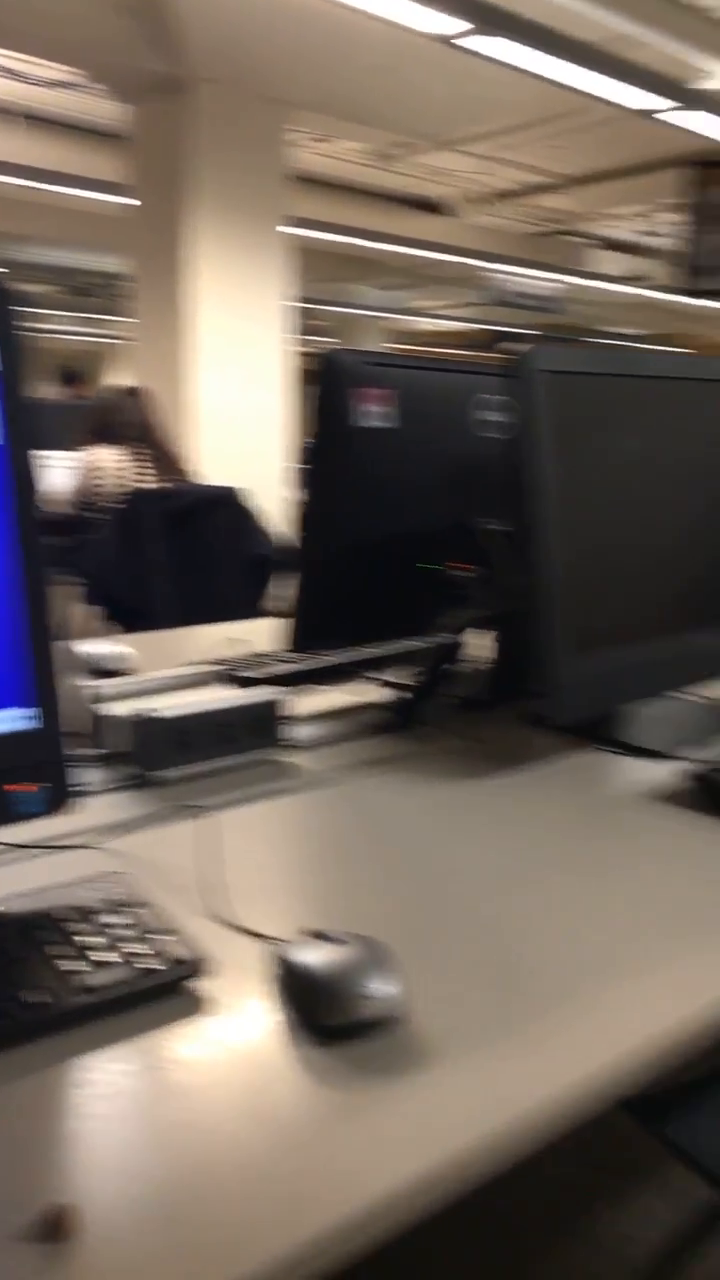
#> input picture frame 29 of luluvid.mp4, 720 x 1280 px
$ python videoRead.py
#> lines starting #> are read from the running program, lines starting #| are printed output that depends on the picture
import numpy as np
import cv2

def nothing(x):
    pass

video = cv2.VideoCapture('luluvid.mp4')

cv2.namedWindow("video")
cv2.resizeWindow('Video', 100,100)
cv2.createTrackbar("Scrubber","video",0,10,nothing)
total = 0

while(video.isOpened()):
    ret, frame = video.read()
#> frame is the input picture: shape (1280, 720, 3); mean B, G, R 91.4, 101.4, 113.2
    (grabbed, frame) = video.read()
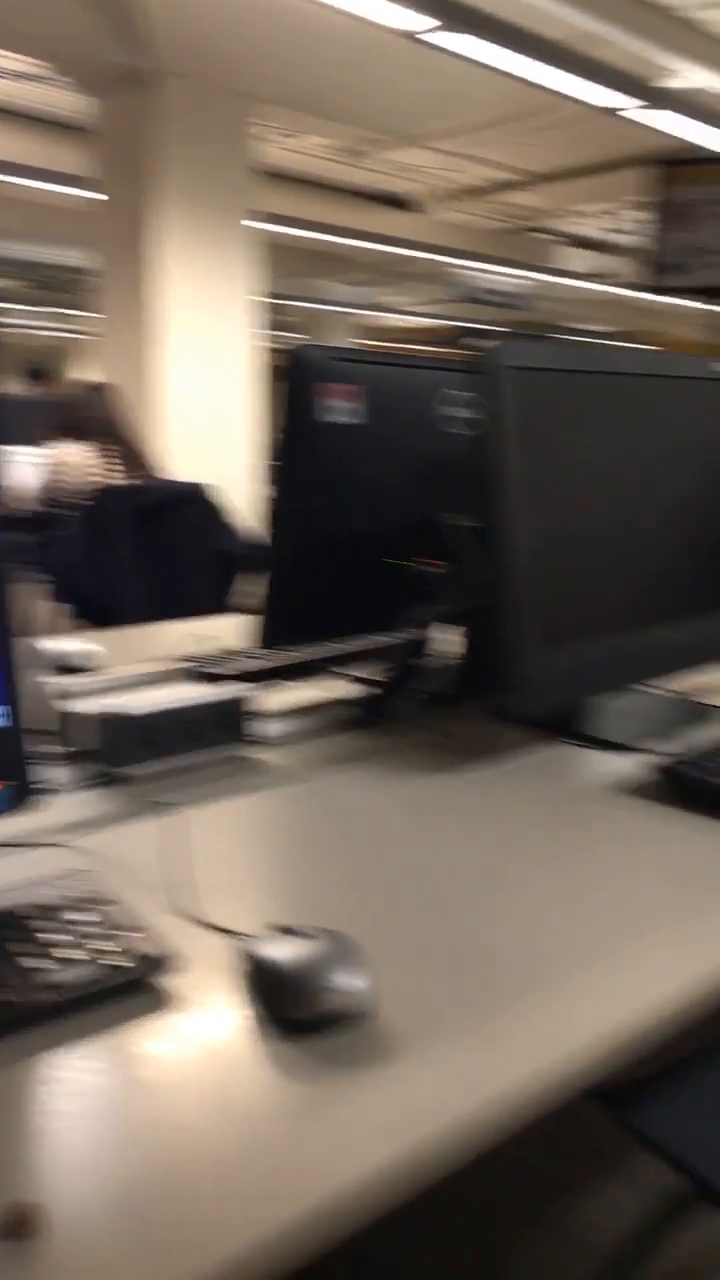
#> input picture frame 30 of luluvid.mp4, 720 x 1280 px
#> frame is the input picture: shape (1280, 720, 3); mean B, G, R 90.2, 101.3, 113.4
    if not grabbed:
        total+=1
    gray = cv2.cvtColor(frame, cv2.COLOR_BGR2GRAY)
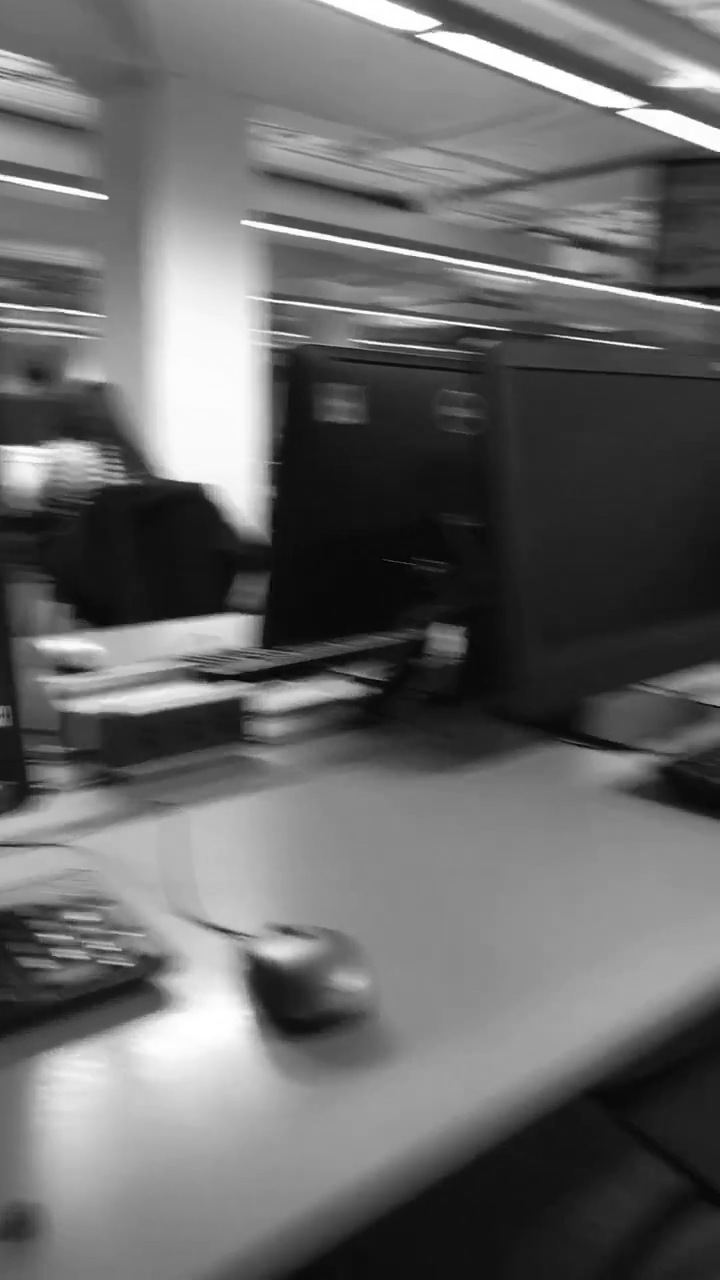
#> gray: shape (1280, 720); min 0, max 255, mean 103.7
    #img = cv2.IMREAD_COLOR(frame,0)
    cv2.imshow('video',gray)
    if cv2.waitKey(1) & 0xFF == ord('q'):
#> (key q is pressed here)
        break


#> (the run stopped early here; a loop or call above may not have finished)

$ run again, starting later in the video
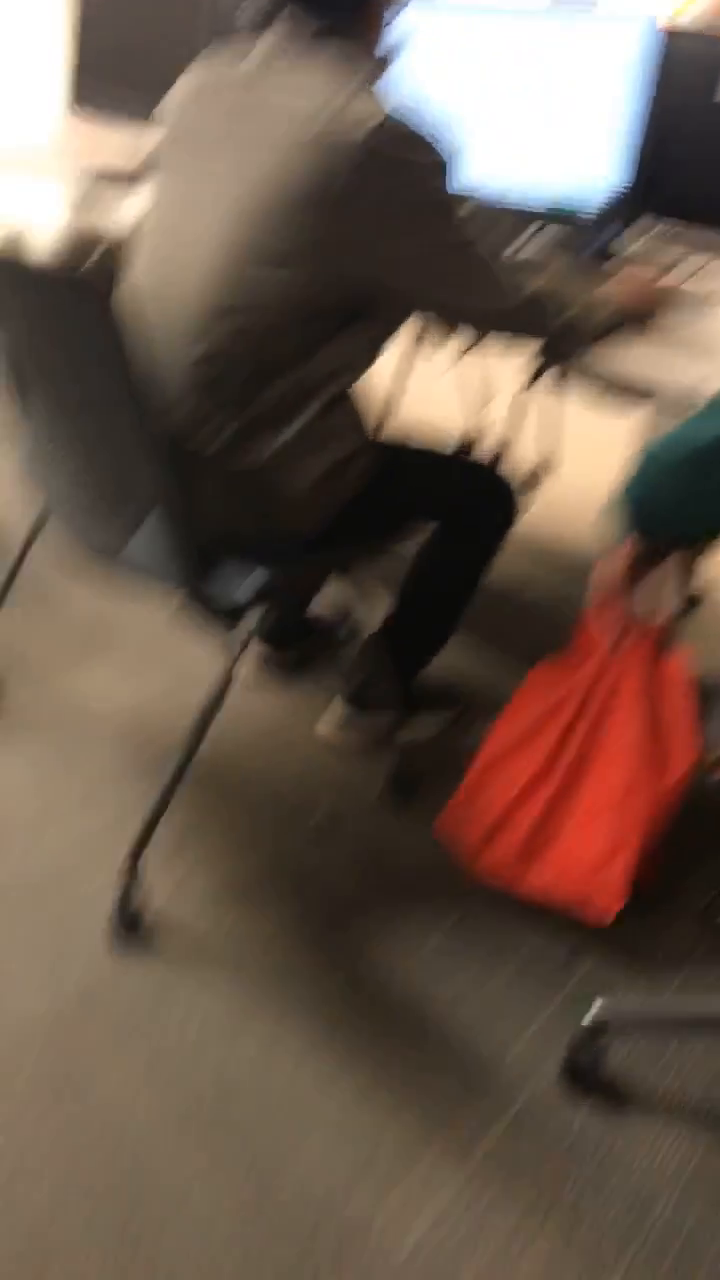
#> input picture frame 133 of luluvid.mp4, 720 x 1280 px
#> frame is the input picture: shape (1280, 720, 3); mean B, G, R 76.9, 90, 108.3
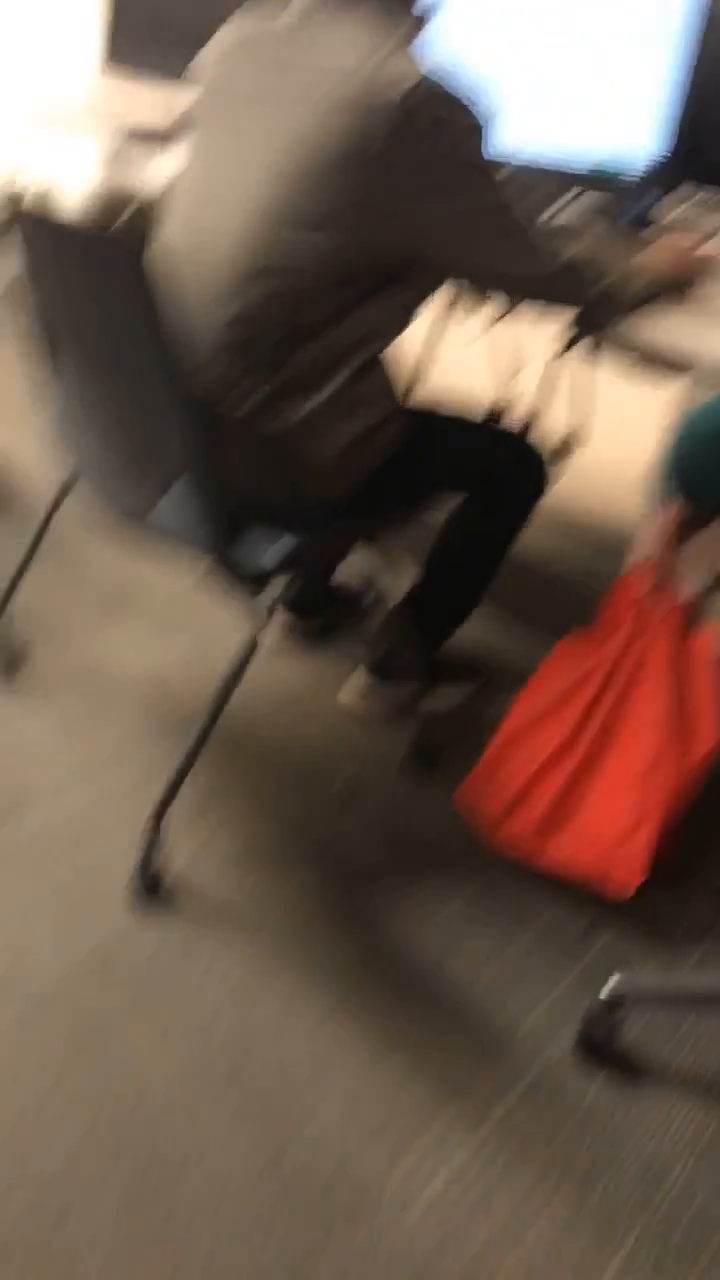
#> input picture frame 134 of luluvid.mp4, 720 x 1280 px
#> frame is the input picture: shape (1280, 720, 3); mean B, G, R 78.5, 92.5, 111.7
#> `gray = cv2.cvtColor(frame, cv2.COLOR_BGR2GRAY)`:
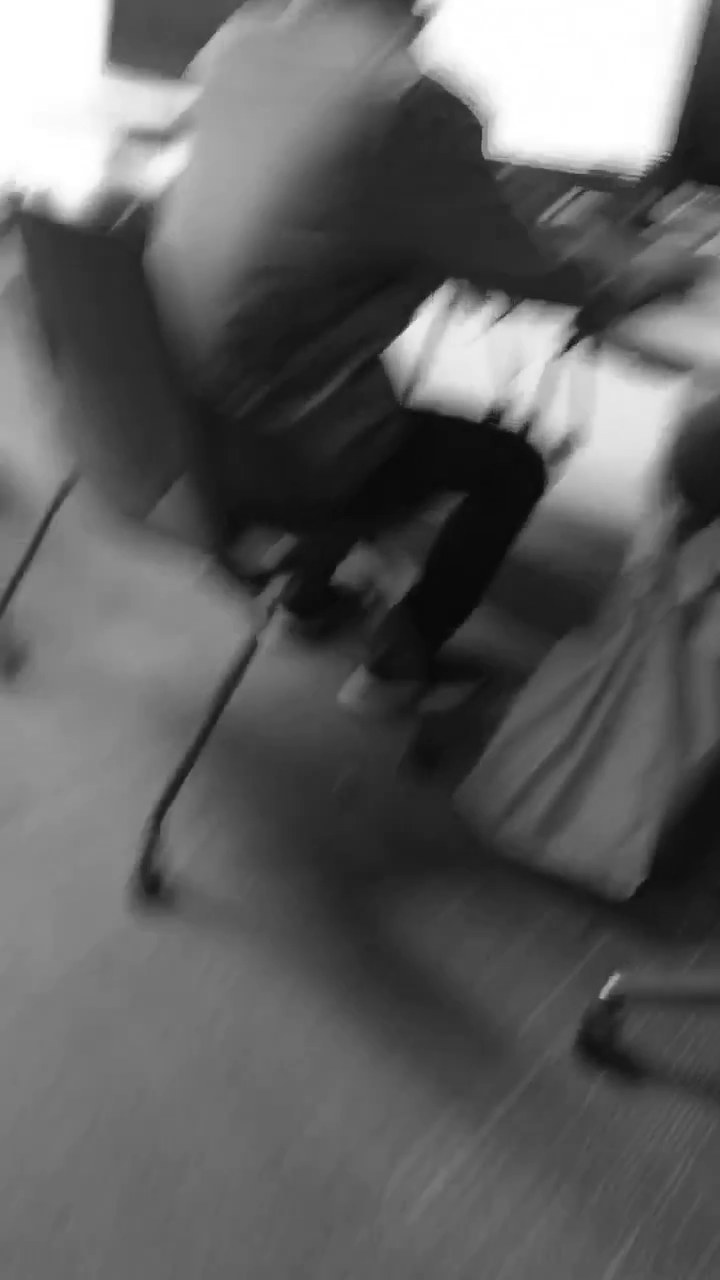
#> gray: shape (1280, 720); min 8, max 255, mean 96.7

$ run again, starting later in the video
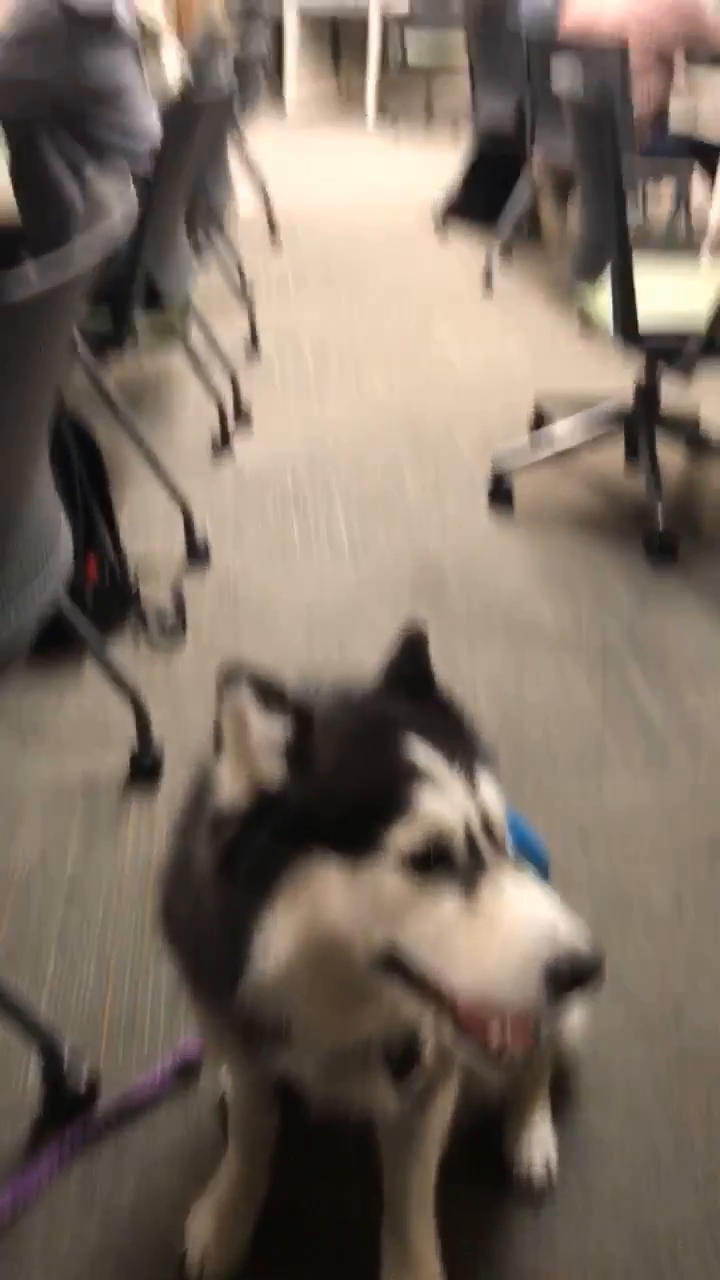
#> input picture frame 237 of luluvid.mp4, 720 x 1280 px
#> frame is the input picture: shape (1280, 720, 3); mean B, G, R 97.8, 110.4, 123.7
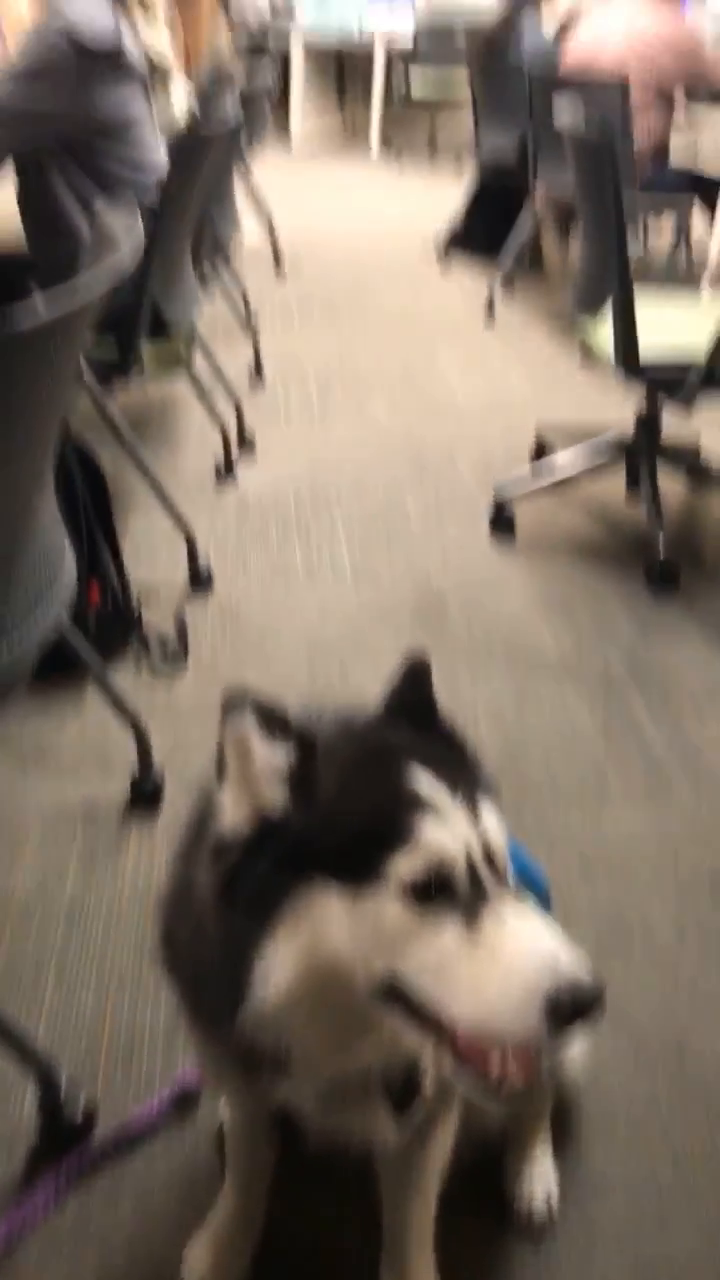
#> input picture frame 238 of luluvid.mp4, 720 x 1280 px
#> frame is the input picture: shape (1280, 720, 3); mean B, G, R 99.5, 111.9, 125.4
#> `gray = cv2.cvtColor(frame, cv2.COLOR_BGR2GRAY)`:
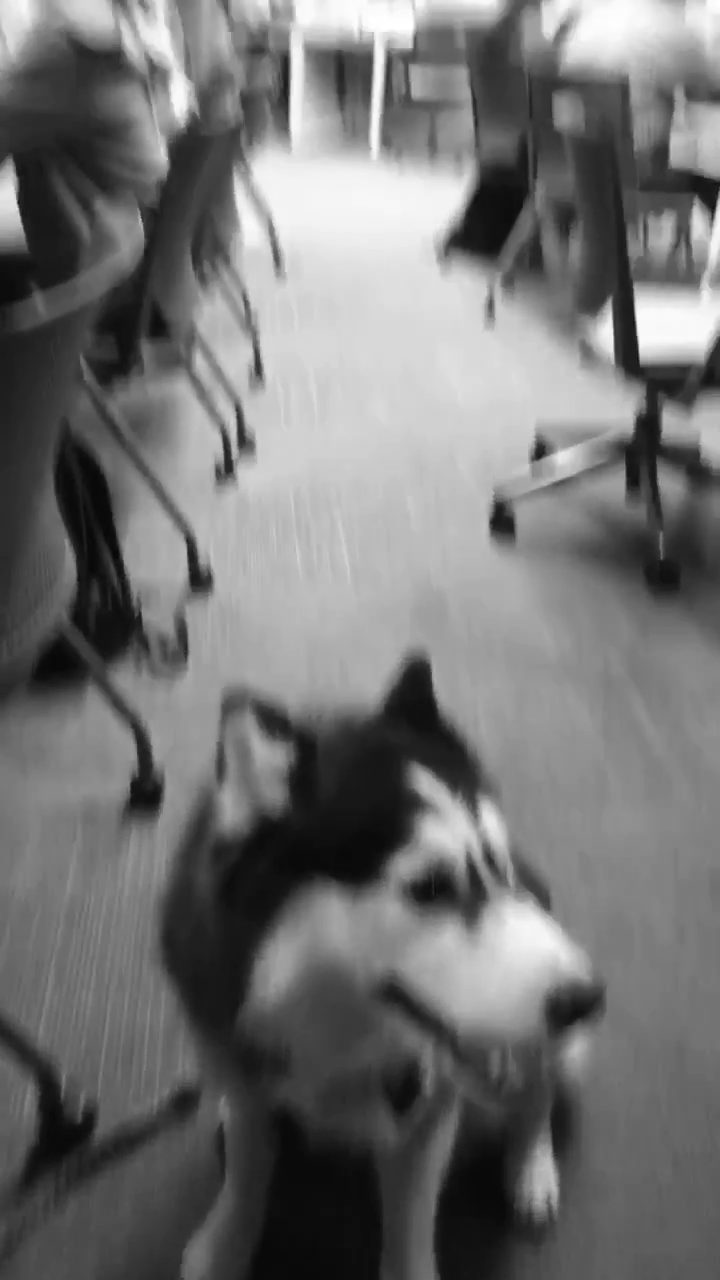
#> gray: shape (1280, 720); min 5, max 255, mean 114.6
